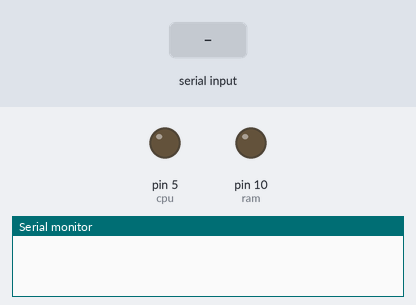
Bench run of a sketch on a simulated Arduino Uno, built with avr-gcc and run on an emulated ATmega328P. Shown: output pins drawn as LEDs (lit = HIGH), the last lines printed to the serial monitor. The test bench sets the inputs (shaded band).

Above: at 1.2 s.
1.3 s: "handshake,1\n" received over Serial
At 3.0 s:
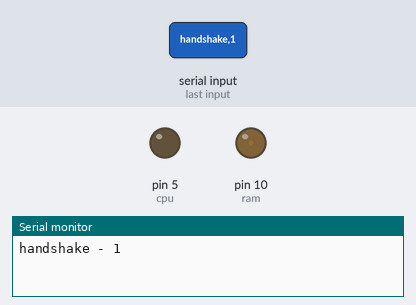
3.8 s: "90,45\n" received over Serial
At 6.0 s:
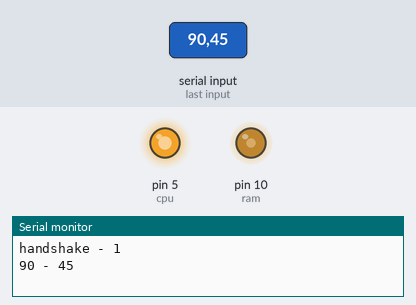
6.3 s: "5\n" received over Serial
At 7.9 s:
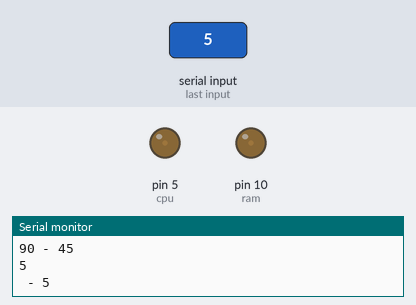
8.7 s: "1,90,45\n" received over Serial
At 10.9 s:
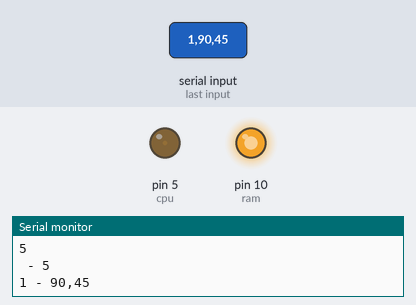
11.2 s: "handshake,150\n" received over Serial
At 12.9 s:
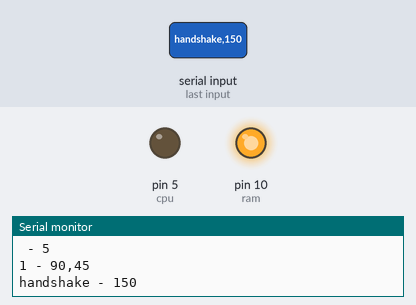
13.7 s: "30,150\n" received over Serial
At 16.0 s:
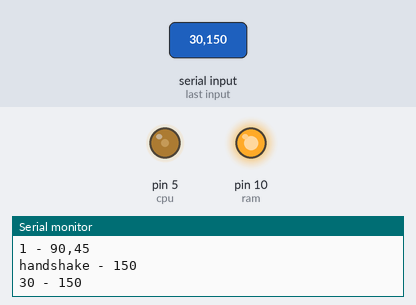
Timing chart, 0 to 17.2 s (numbered marks = the images above; inputs shaded):
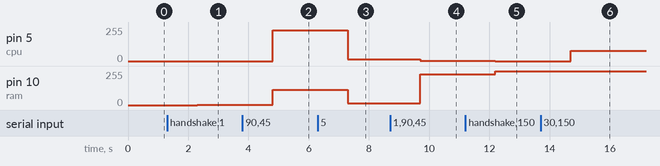

The sketch:

dashboard_arduino.ino
```cpp
String str;
String cpu;
String ram;
void setup() {
  Serial.begin(115200);
  pinMode(5, OUTPUT);//cpu
  pinMode(10, OUTPUT);//ram
}
void loop() {
  while (!Serial.available());
  str = Serial.readString();

  if (str.equals("handshake")) {
    Serial.print("handshake");
  } else {
    int index = str.indexOf(",");
    cpu = str.substring(0, index);
    ram = str.substring(index + 1, str.length());
    Serial.print(cpu + " - " + ram);
    analogWrite(5,map(cpu.toInt(),0,100,0,255));
    analogWrite(10,map(ram.toInt(),0,100,0,255));
  }

}
```

Measured:
- after the input at 1.3 s, pin 10 (ram): 0/255 → 2/255 after 1.0 s
- after the input at 3.8 s, pin 5 (cpu): 0/255 → 229/255 after 1.0 s; pin 10 (ram): 2/255 → 114/255 after 1.0 s
- after the input at 6.3 s, pin 5 (cpu): 229/255 → 12/255 after 1.0 s; pin 10 (ram): 114/255 → 12/255 after 1.0 s
- after the input at 8.7 s, pin 5 (cpu): 12/255 → 2/255 after 1.0 s; pin 10 (ram): 12/255 → 229/255 after 1.0 s
- after the input at 11.2 s, pin 5 (cpu): 2/255 → 0/255 after 1.0 s; pin 10 (ram): 229/255 → 255/255 after 1.0 s
- after the input at 13.7 s, pin 5 (cpu): 0/255 → 76/255 after 1.0 s
